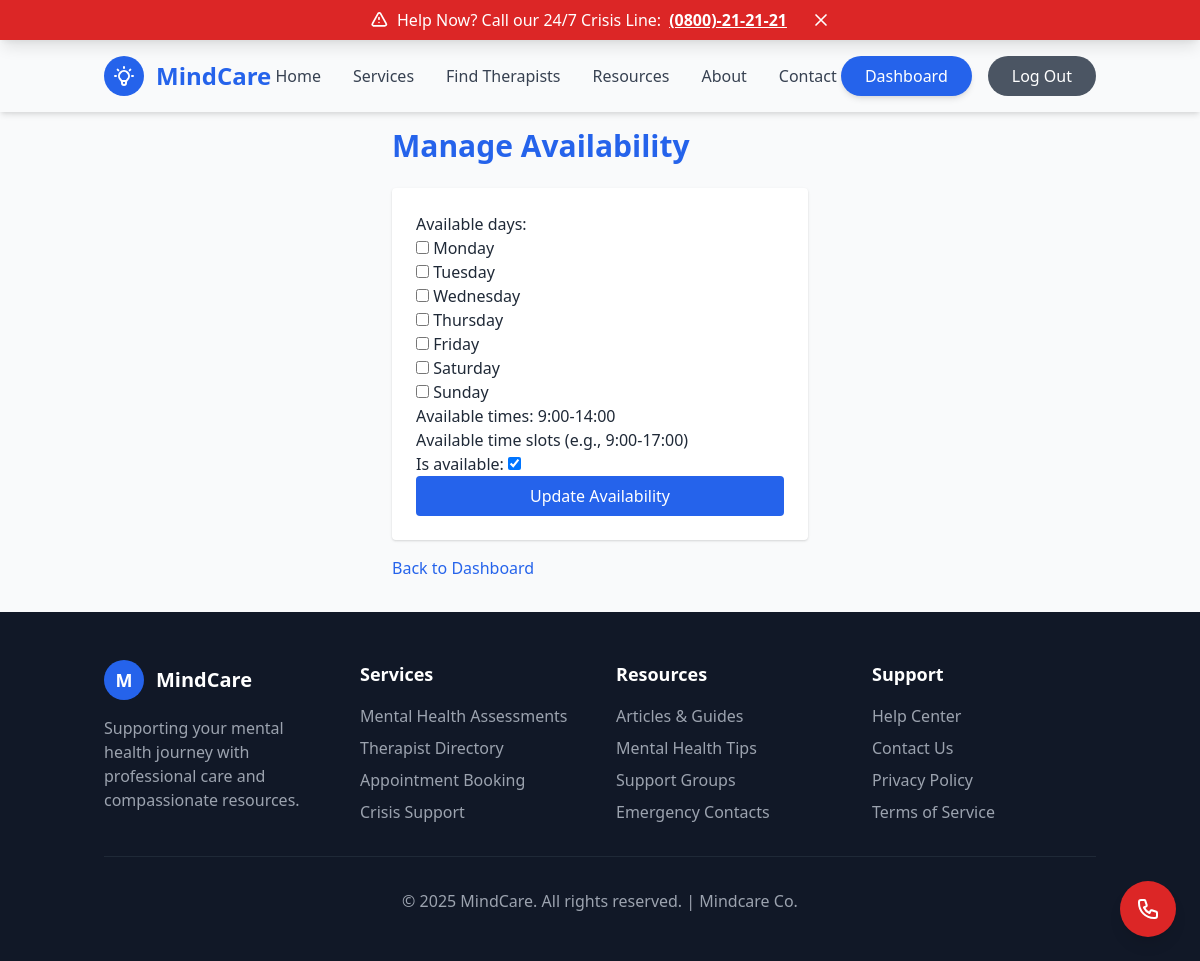
Page /therapists/availability/ (signed in) on the committed database.
### therapists/models.py (models this page shows, shortened)
class TherapistProfile(models.Model):
    SPECIALIZATION_CHOICES = [
        ('anxiety', 'Anxiety Disorders'),
        ('depression', 'Depression'),
        ('trauma', 'Trauma & PTSD'),
        ('relationships', 'Relationship Counseling'),
        ('addiction', 'Addiction Recovery'),
        ('grief', 'Grief & Loss'),
        ('eating_disorders', 'Eating Disorders'),
        ('bipolar', 'Bipolar Disorder'),
        ('ocd', 'OCD'),
        ('adhd', 'ADHD'),
        ('family_therapy', 'Family Therapy'),
        ('child_therapy', 'Child & Adolescent Therapy'),
        ('general', 'General Mental Health'),
    ]
    AVAILABILITY_CHOICES = [
        ('monday', 'Monday'),
        ('tuesday', 'Tuesday'),
        ('wednesday', 'Wednesday'),
        ('thursday', 'Thursday'),
        ('friday', 'Friday'),
        ('saturday', 'Saturday'),
        ('sunday', 'Sunday'),
    ]
    user = models.OneToOneField(User, on_delete=models.CASCADE, related_name='therapist_profile')
    specialization = models.CharField(max_length=50, choices=SPECIALIZATION_CHOICES)
    experience_years = models.IntegerField(
        validators=[MinValueValidator(0), MaxValueValidator(50)],
        help_text="Years of professional experience"
    )
    location = models.CharField(max_length=200)
    bio = models.TextField(blank=True, help_text="Professional biography")
    qualification = models.CharField(max_length=200, blank=True)
    license_number = models.CharField(max_length=50, blank=True)
    hourly_rate = models.DecimalField(max_digits=6, decimal_places=2, blank=True, null=True)
    available_days = models.CharField(
        max_length=100,
        blank=True,
        help_text="Comma-separated list of available days"
    )
    available_times = models.CharField(
        max_length=200,
        blank=True,
        help_text="Available time slots (e.g., 9:00-17:00)"
    )
    is_available = models.BooleanField(default=True)
    created_at = models.DateTimeField(auto_now_add=True)
    updated_at = models.DateTimeField(auto_now=True)
    class Meta:
        ordering = ['-created_at']
        verbose_name = "Therapist Profile"
        verbose_name_plural = "Therapist Profiles"

### therapists/views.py (the view)
# urls.py: path('availability/', views.therapist_availability, name='therapist_availability'),
@login_required
def therapist_availability(request):
    if request.user.role != 'therapist':
        messages.error(request, 'Access denied. Therapists only.')
        return redirect('accounts:landing')
    therapist_profile = get_object_or_404(TherapistProfile, user=request.user)
    if request.method == 'POST':
        form = TherapistAvailabilityForm(request.POST, instance=therapist_profile)
        if form.is_valid():
            form.save()
            create_activity_log(
                therapist=therapist_profile,
                activity_type='availability_updated',
                description='Availability schedule updated'
            )
            messages.success(request, 'Availability updated successfully!')
            return redirect('therapists:therapist_dashboard')
    else:
        form = TherapistAvailabilityForm(instance=therapist_profile)
    context = {'form': form, 'therapist': therapist_profile}
    return render(request, 'therapists/therapist_availability.html', context)

### therapists/forms.py (shortened to what this page needs)
class TherapistAvailabilityForm(forms.ModelForm):
    available_days = forms.MultipleChoiceField(
        choices=TherapistProfile.AVAILABILITY_CHOICES,
        widget=forms.CheckboxSelectMultiple,
        required=False
    )
    class Meta:
        model = TherapistProfile
        fields = ['available_days', 'available_times', 'is_available']
        widgets = {
            'available_times': forms.TextInput(attrs={'placeholder': 'e.g., 9:00-17:00'}),
        }

### templates/therapists/therapist_availability.html (shortened to what this page needs)
{% extends "base.html" %}
{% load static %}
{% block content %}
<div class="container mx-auto px-4 py-8 max-w-md">
    <h1 class="text-3xl font-bold text-blue-600 mb-6">Manage Availability</h1>
    <form method="post" class="bg-white p-6 rounded shadow">
        {{ form.as_p }}
        <button type="submit" class="bg-blue-600 text-white px-4 py-2 rounded hover:bg-blue-700 w-full">Update Availability</button>
    </form>
    <a href="{% url 'therapists:therapist_dashboard' %}" class="text-blue-600 hover:underline mt-4 inline-block">Back to Dashboard</a>
</div>
{% endblock %}

### rows in the picture
TherapistProfile: available_days "☐ ☐ ☐ ☐ ☐ ☐ ☐", available_times "9:00-14:00", is_available "☑"
